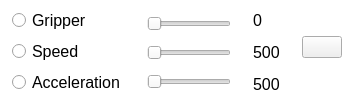
       <widget class="QFrame" name="controlFrame">
        <property name="sizePolicy">
         <sizepolicy hsizetype="Preferred" vsizetype="Expanding">
          <horstretch>0</horstretch>
          <verstretch>0</verstretch>
         </sizepolicy>
        </property>
        <property name="styleSheet">
         <string notr="true">QFrame {
	background-color: transparent;
}
QFrame#controlFrame {
	border-radius: 0 px;
	border-top: 2px solid rgb(255,120,20);
}</string>
        </property>
        <property name="frameShape">
         <enum>QFrame::Shape::StyledPanel</enum>
        </property>
        <property name="frameShadow">
         <enum>QFrame::Shadow::Raised</enum>
        </property>
        <layout class="QHBoxLayout" name="horizontalLayout">
         <property name="spacing">
          <number>20</number>
         </property>
         <property name="leftMargin">
          <number>10</number>
         </property>
         <property name="topMargin">
          <number>5</number>
         </property>
         <property name="rightMargin">
          <number>0</number>
         </property>
         <property name="bottomMargin">
          <number>0</number>
         </property>
         <item>
          <widget class="QFrame" name="controlRadioFrame">
           <property name="frameShape">
            <enum>QFrame::Shape::StyledPanel</enum>
           </property>
           <property name="frameShadow">
            <enum>QFrame::Shadow::Raised</enum>
           </property>
           <layout class="QVBoxLayout" name="verticalLayout_14">
            <property name="spacing">
             <number>5</number>
            </property>
            <property name="leftMargin">
             <number>0</number>
            </property>
            <property name="topMargin">
             <number>0</number>
            </property>
            <property name="rightMargin">
             <number>0</number>
            </property>
            <property name="bottomMargin">
             <number>0</number>
            </property>
            <item>
             <widget class="QRadioButton" name="gripperRadio">
              <property name="font">
               <font>
                <pointsize>12</pointsize>
               </font>
              </property>
              <property name="text">
               <string>Gripper</string>
              </property>
             </widget>
            </item>
            <item>
             <widget class="QRadioButton" name="speedRadio">
              <property name="font">
               <font>
                <pointsize>12</pointsize>
               </font>
              </property>
              <property name="text">
               <string>Speed</string>
              </property>
             </widget>
            </item>
            <item>
             <widget class="QRadioButton" name="accelerationRadio">
              <property name="font">
               <font>
                <pointsize>12</pointsize>
               </font>
              </property>
              <property name="text">
               <string>Acceleration</string>
              </property>
             </widget>
            </item>
           </layout>
          </widget>
         </item>
         <item>
          <widget class="QFrame" name="controlSlidersFrame">
           <property name="frameShape">
            <enum>QFrame::Shape::StyledPanel</enum>
           </property>
           <property name="frameShadow">
            <enum>QFrame::Shadow::Raised</enum>
           </property>
           <layout class="QVBoxLayout" name="verticalLayout_15">
            <property name="spacing">
             <number>5</number>
            </property>
            <property name="leftMargin">
             <number>0</number>
            </property>
            <property name="topMargin">
             <number>0</number>
            </property>
            <property name="rightMargin">
             <number>0</number>
            </property>
            <property name="bottomMargin">
             <number>0</number>
            </property>
            <item>
             <widget class="QSlider" name="gripperSlider">
              <property name="maximum">
               <number>180</number>
              </property>
              <property name="singleStep">
               <number>0</number>
              </property>
              <property name="pageStep">
               <number>0</number>
              </property>
              <property name="orientation">
               <enum>Qt::Orientation::Horizontal</enum>
              </property>
             </widget>
            </item>
            <item>
             <widget class="QSlider" name="speedSlider">
              <property name="minimum">
               <number>500</number>
              </property>
              <property name="maximum">
               <number>4000</number>
              </property>
              <property name="singleStep">
               <number>0</number>
              </property>
              <property name="pageStep">
               <number>0</number>
              </property>
              <property name="orientation">
               <enum>Qt::Orientation::Horizontal</enum>
              </property>
             </widget>
            </item>
            <item>
             <widget class="QSlider" name="accelerationSlider">
              <property name="minimum">
               <number>500</number>
              </property>
              <property name="maximum">
               <number>2000</number>
              </property>
              <property name="singleStep">
               <number>0</number>
              </property>
              <property name="pageStep">
               <number>0</number>
              </property>
              <property name="orientation">
               <enum>Qt::Orientation::Horizontal</enum>
              </property>
             </widget>
            </item>
           </layout>
          </widget>
         </item>
         <item>
          <widget class="QFrame" name="controlValuesFrame">
           <property name="frameShape">
            <enum>QFrame::Shape::StyledPanel</enum>
           </property>
           <property name="frameShadow">
            <enum>QFrame::Shadow::Raised</enum>
           </property>
           <layout class="QVBoxLayout" name="verticalLayout_16">
            <property name="spacing">
             <number>5</number>
            </property>
            <property name="leftMargin">
             <number>0</number>
            </property>
            <property name="topMargin">
             <number>0</number>
            </property>
            <property name="rightMargin">
             <number>0</number>
            </property>
            <property name="bottomMargin">
             <number>0</number>
            </property>
            <item>
             <widget class="QLabel" name="gripperValueLabel">
              <property name="font">
               <font>
                <pointsize>12</pointsize>
               </font>
              </property>
              <property name="text">
               <string>0</string>
              </property>
             </widget>
            </item>
            <item>
             <widget class="QLabel" name="speedValueLabel">
              <property name="font">
               <font>
                <pointsize>12</pointsize>
               </font>
              </property>
              <property name="text">
               <string>500</string>
              </property>
             </widget>
            </item>
            <item>
             <widget class="QLabel" name="accelerationValueLabel">
              <property name="font">
               <font>
                <pointsize>12</pointsize>
               </font>
              </property>
              <property name="text">
               <string>500</string>
              </property>
             </widget>
            </item>
           </layout>
          </widget>
         </item>
         <item>
          <widget class="QFrame" name="subtractButtonFrame">
           <property name="toolTip">
            <string>Decrement</string>
           </property>
           <property name="toolTipDuration">
            <number>2000</number>
           </property>
           <property name="frameShape">
            <enum>QFrame::Shape::StyledPanel</enum>
           </property>
           <property name="frameShadow">
            <enum>QFrame::Shadow::Raised</enum>
           </property>
           <layout class="QVBoxLayout" name="verticalLayout_11">
            <property name="spacing">
             <number>0</number>
            </property>
            <property name="leftMargin">
             <number>0</number>
            </property>
            <property name="topMargin">
             <number>0</number>
            </property>
            <property name="rightMargin">
             <number>0</number>
            </property>
            <property name="bottomMargin">
             <number>10</number>
            </property>
            <item>
             <widget class="QPushButton" name="subtractButton">
              <property name="text">
               <string/>
              </property>
              <property name="icon">
               <iconset resource="resources.qrc">
                <normaloff>:/Icons/subtract.png</normaloff>:/Icons/subtract.png</iconset>
              </property>
              <property name="iconSize">
               <size>
                <width>30</width>
                <height>30</height>
               </size>
              </property>
             </widget>
            </item>
           </layout>
          </widget>
         </item>
        </layout>
       </widget>
